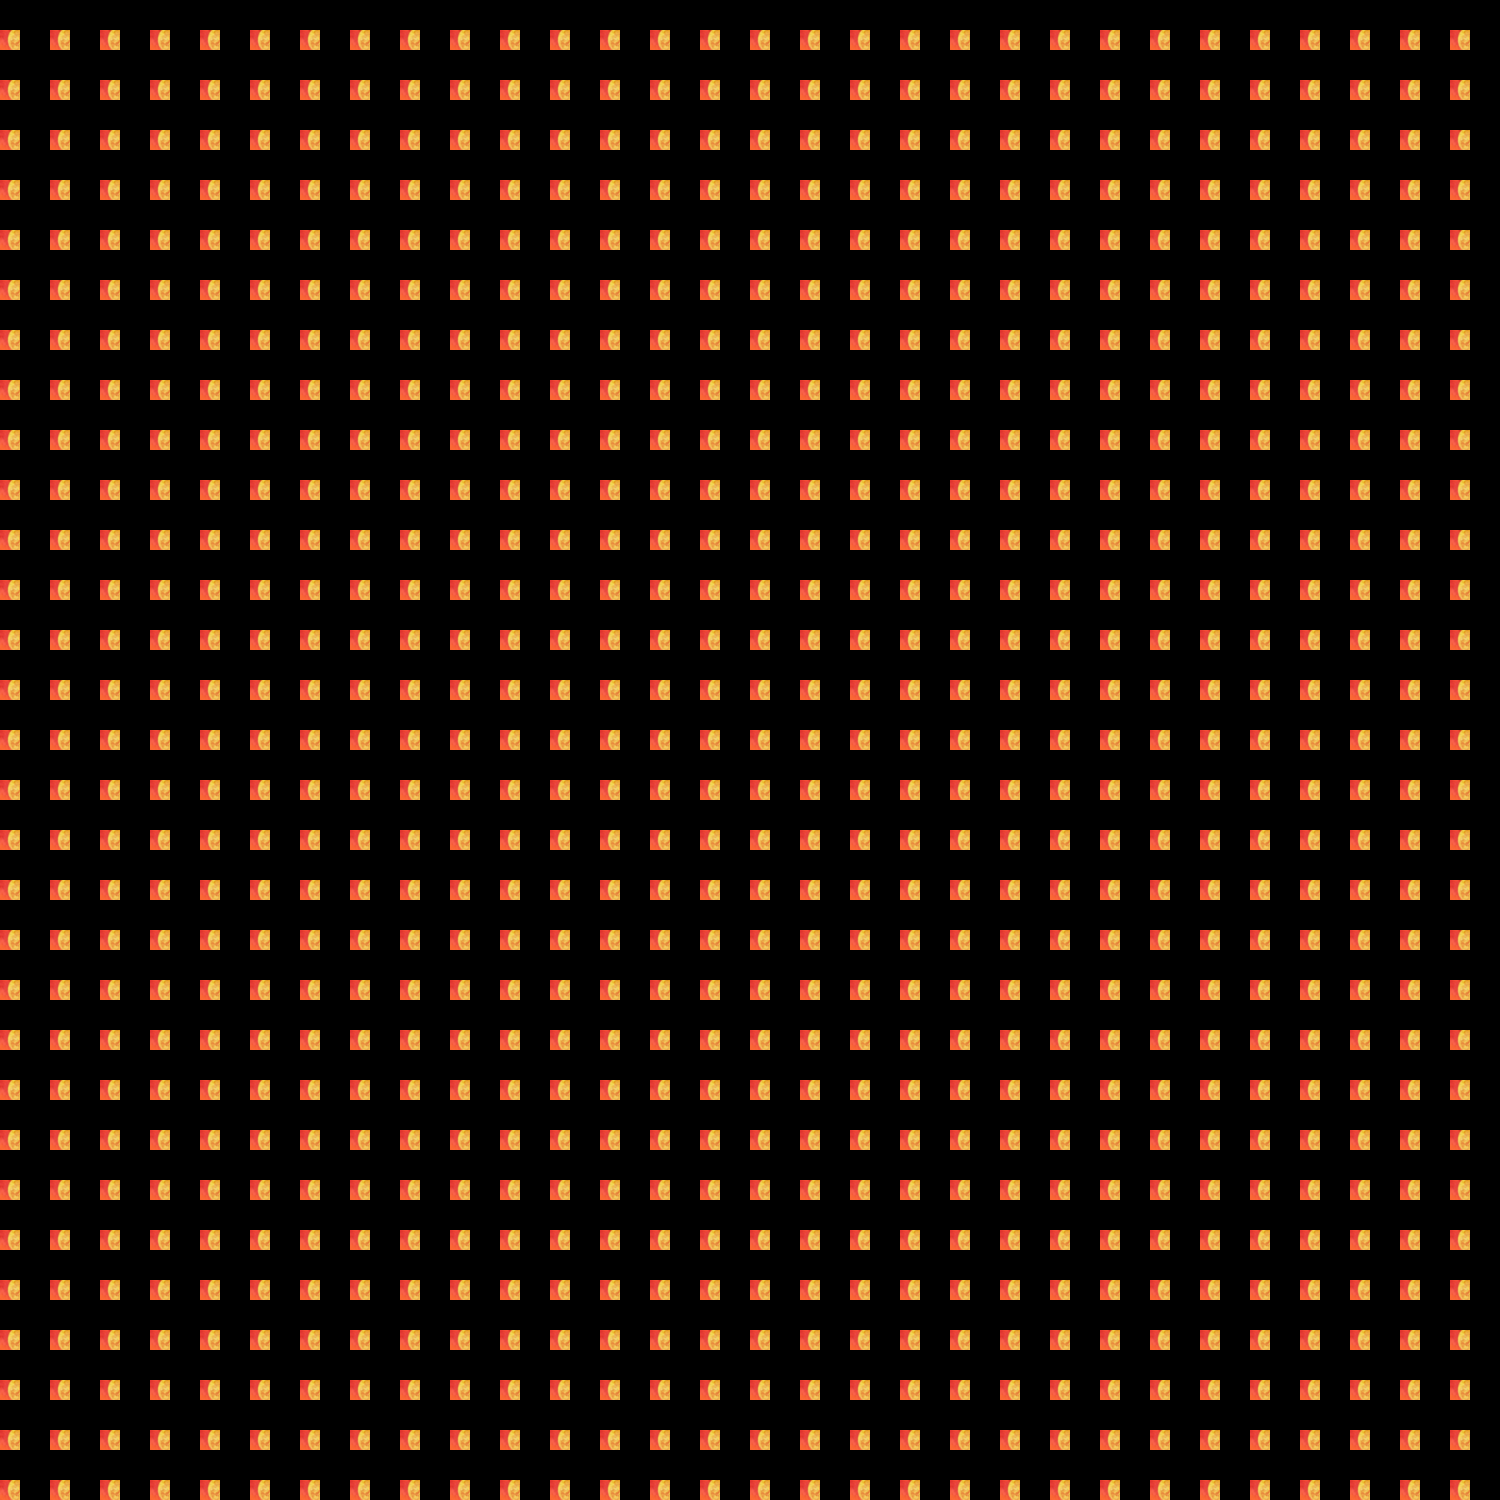

This game map was drawn from its Tiled (.tmx) file and the tilesets committed beside it. A one-line description and the trimmed map source follow:
An orthogonal 30x30 tile map with 50x50 px tiles, 1 tile layer (Tile Layer 1).

<map version="1.0" orientation="orthogonal" width="30" height="30" tilewidth="50" tileheight="50">
 <tileset firstgid="1" name="mini-tiles" tilewidth="20" tileheight="20">
  <image source="mini-tiles.png" width="300" height="104" />
 </tileset>
 <layer name="Tile Layer 1" width="30" height="30">
  <data>[900 cells, 900 non-empty, 1 distinct tile ids]</data>
 </layer>
</map>